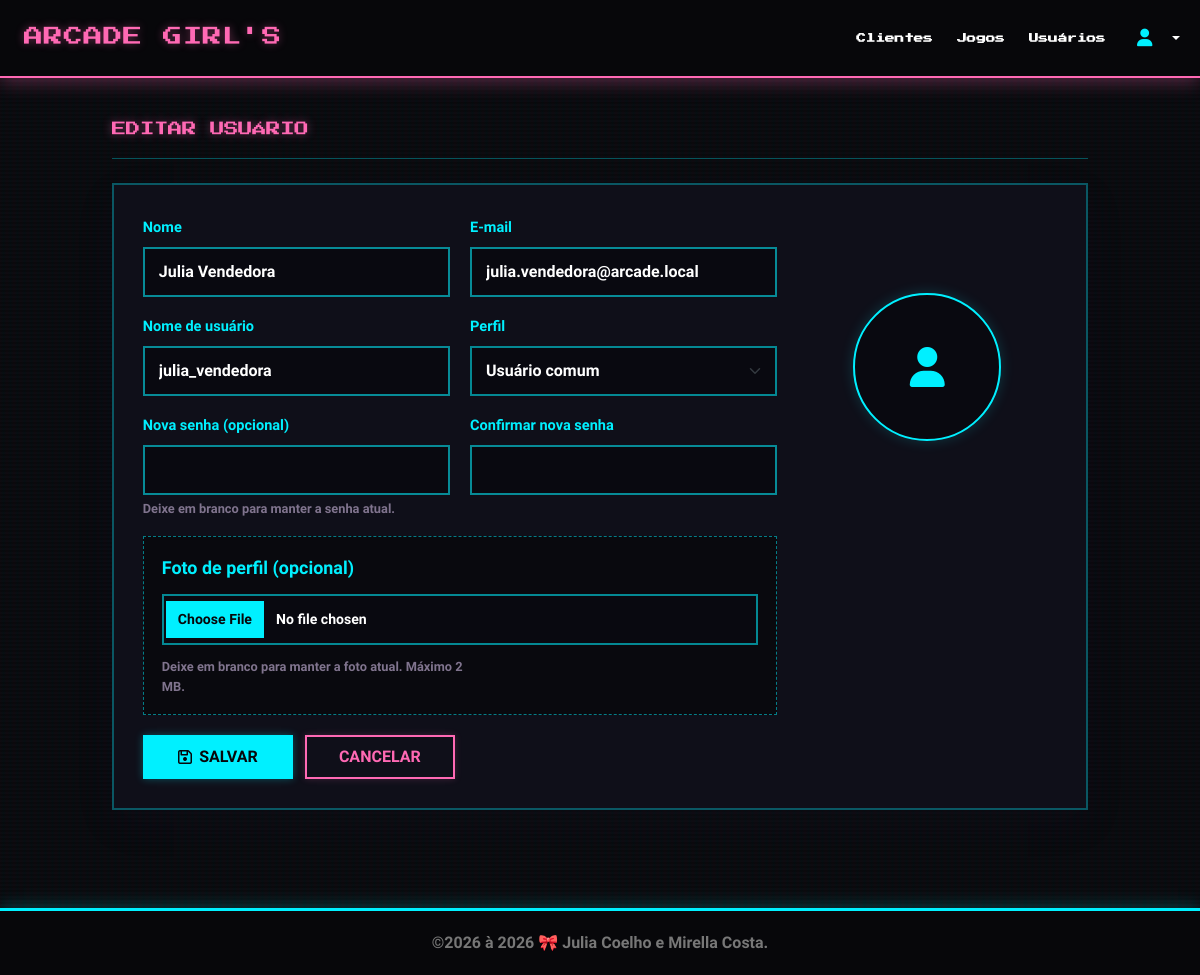
Screenshot of /usuarios/edit.php?id=2 (signed in) with the database file from the repository.
### tables this page shows
CREATE TABLE IF NOT EXISTS Usuarios (
    Id INT AUTO_INCREMENT PRIMARY KEY,
    Nome VARCHAR(100) NOT NULL,
    Email VARCHAR(150) NOT NULL UNIQUE,
    Username VARCHAR(40) NOT NULL UNIQUE,
    Senha VARCHAR(255) NOT NULL,
    Perfil ENUM('usuario', 'admin') NOT NULL DEFAULT 'usuario',
    Foto VARCHAR(100) NULL,
    DataCad DATETIME NOT NULL DEFAULT CURRENT_TIMESTAMP
);

### inc/database.php (called while the page is built, shortened)
<?php
function open_database() {
    try {
        $conn = new mysqli(DB_HOST, DB_USER, DB_PASSWORD, DB_NAME);
        $conn->set_charset('utf8mb4');
        return $conn;
    } catch (Throwable $e) {
        error_log('Erro de conexao ao banco: ' . $e->getMessage());
        return null;
    }
}
function db_table($table) {
    $tables = [
        'celular' => 'Celular',
        'clientes' => 'Clientes',
        'usuarios' => 'Usuarios',
        'jogos' => 'Jogos',
    ];
    $key = strtolower((string)$table);
    return $tables[$key];
}
function db_execute($database, $sql, $values = []) {
    $stmt = $database->prepare($sql);
    if ($values) {
        $types = '';
        foreach ($values as $value) {
            $types .= is_int($value) ? 'i' : 's';
        }
        $stmt->bind_param($types, ...$values);
    }
    $stmt->execute();
    return $stmt;
}
function find($table = null, $id = null) {
    $database = null;
    try {
        $table = db_table($table);
        $database = open_database();
        if ($id !== null && $id !== '') {
            $id = filter_var($id, FILTER_VALIDATE_INT, ['options' => ['min_range' => 1]]);
            $stmt = db_execute($database, "SELECT * FROM `$table` WHERE `Id` = ?", [$id]);
            $result = $stmt->get_result();
            $row = $result->fetch_assoc() ?: null;
            return $row;
        }
        $result = $database->query("SELECT * FROM `$table`");
        $rows = $result->fetch_all(MYSQLI_ASSOC);
        return $rows ?: null;
    } catch (Throwable $e) {
        db_failure($e);
        return null;
    } finally {
        close_database($database);
    }
}

### inc/auth.php (called while the page is built, shortened)
<?php
function current_user() {
    return $_SESSION['usuario'] ?? null;
}
function require_login() {
    $db = open_database();
    try {
        $stmt = db_execute($db, 'SELECT Id, Nome, Perfil, Foto, Username FROM Usuarios WHERE Id = ? LIMIT 1', [(int)$_SESSION['usuario']['id']]);
        $usuario = $stmt->get_result()->fetch_assoc();
    } finally {
        close_database($db);
    }
}

### usuarios/edit.php (the view, shortened to what this page needs)
<?php
require_once __DIR__ . '/../inc/auth.php';
require_login();
$id = filter_var($_GET['id'] ?? null, FILTER_VALIDATE_INT, ['options' => ['min_range' => 1]]);
$proprio = $id !== false && $id === (int)current_user()['id'];
require_once __DIR__ . '/../inc/fotos.php';
$usuario = $id ? find('usuarios', $id) : null;
$nome = $usuario['Nome'];
$email = $usuario['Email'];
$username = $usuario['Username'];
$perfil = $usuario['Perfil'];
$urlVoltar = $proprio && !is_admin()
    ? BASEURL . 'minha_conta.php'
    : BASEURL . 'usuarios/index.php';
?>
<section class="usuarios-pagina usuarios-form-pagina">
<h2>Editar Usuário</h2>
<hr>
<div class="card shadow-sm"><div class="card-body">
    <form method="post" action="edit.php?id=<?= $id ?>" enctype="multipart/form-data" class="usuario-edit-form">
        <div class="mb-3"><label for="nome" class="form-label">Nome</label><input id="nome" name="nome" type="text" maxlength="100" class="form-control" required value="<?= htmlspecialchars($nome, ENT_QUOTES, 'UTF-8') ?>"></div>
        <div class="mb-3"><label for="email" class="form-label">E-mail</label><input id="email" name="email" type="email" maxlength="150" class="form-control" required value="<?= htmlspecialchars($email, ENT_QUOTES, 'UTF-8') ?>"></div>
        <div class="mb-3"><label for="username" class="form-label">Nome de usuário</label><input id="username" name="username" type="text" minlength="3" maxlength="40" pattern="[A-Za-z0-9._-]+" class="form-control" required value="<?= htmlspecialchars($username, ENT_QUOTES, 'UTF-8') ?>"></div>
        <div class="mb-3"><label for="perfil" class="form-label">Perfil</label>
            <select id="perfil" name="perfil" class="form-select" <?= $proprio ? 'disabled' : '' ?>>
                <option value="usuario" <?= $perfil === 'usuario' ? 'selected' : '' ?>>Usuário comum</option>
            </select>
        </div>
        <div class="mb-3"><label for="senha" class="form-label">Nova senha (opcional)</label><input id="senha" name="senha" type="password" class="form-control" minlength="8" maxlength="72" autocomplete="new-password"><small class="text-muted">Deixe em branco para manter a senha atual.</small></div>
        <div class="mb-3"><label for="confirmacao" class="form-label">Confirmar nova senha</label><input id="confirmacao" name="confirmacao" type="password" class="form-control" maxlength="72" autocomplete="new-password"></div>
        <div class="usuario-avatar-editor">
            <div id="fotoAtual"><?= foto_html($usuario['Foto'] ?? null, 'foto-grande') ?></div>
        </div>
        <div class="mb-3 usuario-upload-campo">
            <label for="foto" class="form-label">Foto de perfil (opcional)</label>
            <input type="file" id="foto" name="foto" class="form-control" accept="image/jpeg,image/png,image/webp">
            <small class="text-muted">Deixe em branco para manter a foto atual. Máximo 2 MB.</small>
        </div>
        <div class="form-actions">
            <button class="btn btn-primary" type="submit"><i class="fa fa-save"></i> Salvar</button>
            <a href="<?= htmlspecialchars($urlVoltar, ENT_QUOTES, 'UTF-8') ?>" class="btn btn-secondary">Cancelar</a>
        </div>
    </form>
</div></div>
</section>

### rows the page displays
usuarios: email "julia.vendedora@arcade.local", username "julia_vendedora", perfil "Usuário comum"

### other values shown
$dt->format('Y') "2026"
